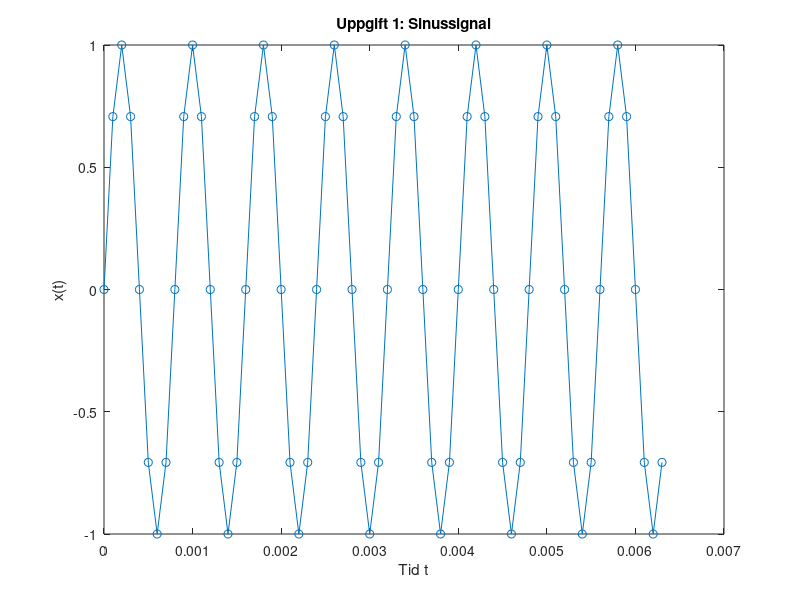
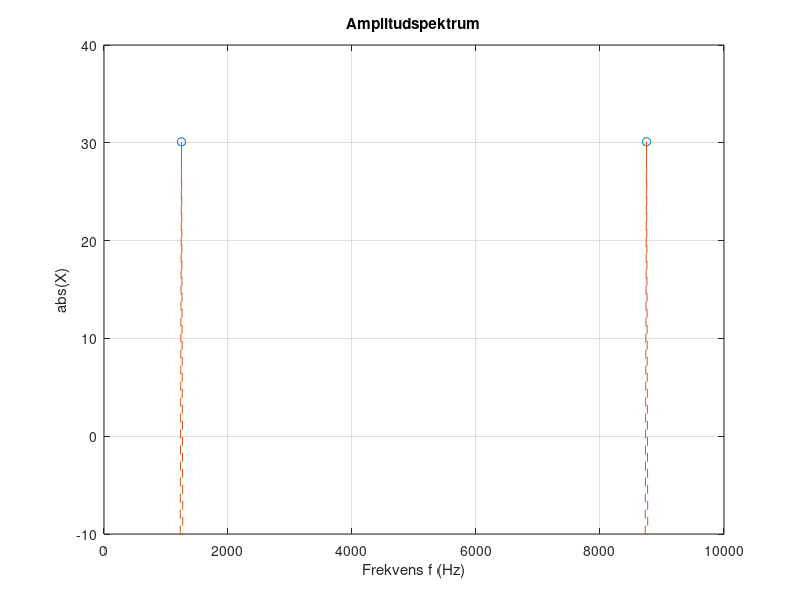
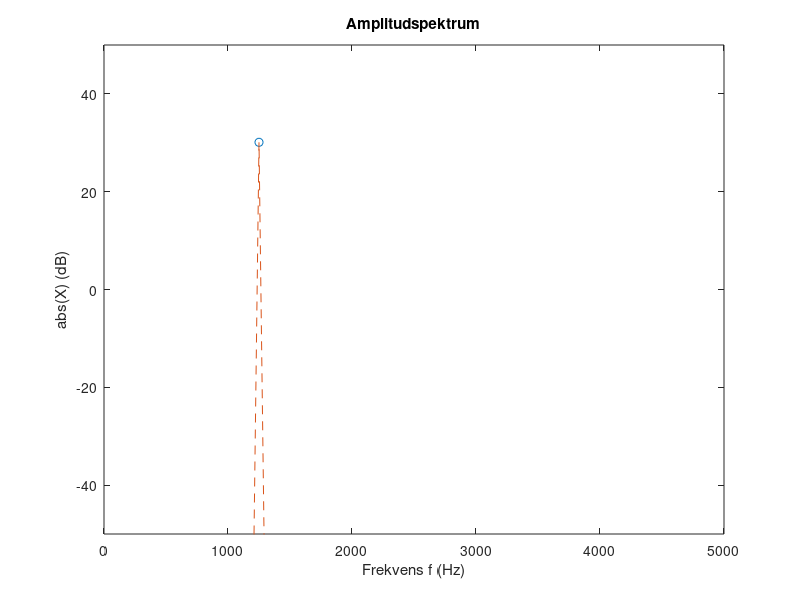
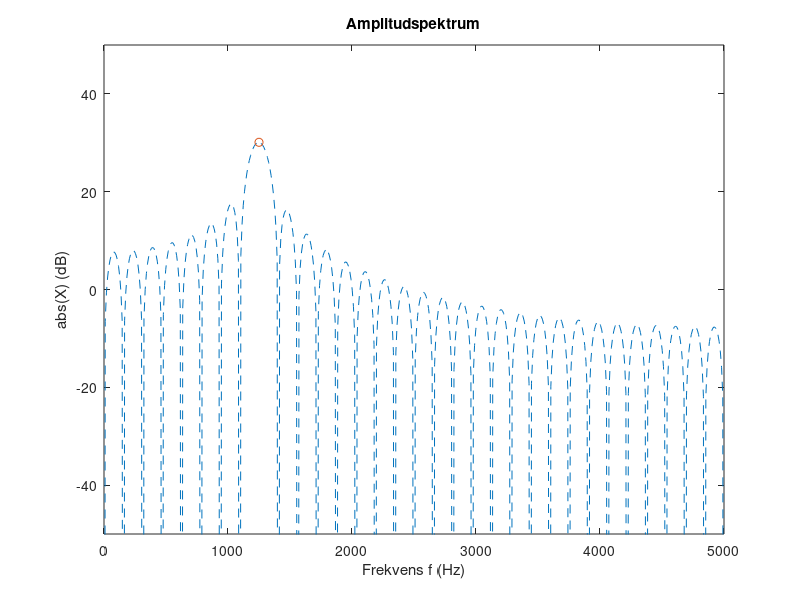

Write MATLAB code to recreate these figures, in order.
clear
%k = 2;
%for N=k:k:128
% Generate a sampled sinusoid with frequency f0
fs=10000; % sampling rate (Hz)
Ts=1/fs; % sampling interval
N=64; % number of samples
f0=10000*8/64; % frequency of sinusoid (Hz)
t=(0:N-1)'*Ts; % discrete time samples
x=sin(2*pi*f0*t); % sampling a sinusoid
% plot the sinusoid

figure(1)
plot(t,x,'o-')
xlabel('Tid t')
ylabel('x(t)')
title('Uppgift 1: Sinussignal')

% DFT with and without spectral leakage (f0=1200 and f0=1250)
X=fft(x);
% plot the whole DFT spectrum

figure(2)
plot((0:N-1)*fs/N,20*log10(abs(X)),'o')
hold on
plot((0:N-1)*fs/N,20*log10(abs(X)),'--')
hold off
grid on
%xticks(0:(fs/N):10000)
axis([0 fs -10 40])
xlabel('Frekvens f (Hz)')
ylabel('abs(X)')
title('Amplitudspektrum')
% plot the half DFT spectrum
figure(3)
plot((0:N/2)*fs/N,20*log10(abs(X(1:N/2+1))),'o')
hold on
plot((0:N/2)*fs/N,20*log10(abs(X(1:N/2+1))),'--')
hold off
axis([0 fs/2 -50 50])
xlabel('Frekvens f (Hz)')
ylabel('abs(X) (dB)')
title('Amplitudspektrum')

% DFT with zero padding
N1=1024;
X1=fft(x,N1);
% plot the half DFT spectrum

figure(4)
plot((0:N1/2)*fs/N1,20*log10(abs(X1(1:N1/2+1))),'--')
hold on
plot((0:N/2)*fs/N,20*log10(abs(X(1:N/2+1))),'o')
axis([0 fs/2 -50 50])
hold off
xlabel('Frekvens f (Hz)')
ylabel('abs(X) (dB)')
title('Amplitudspektrum')

% return

% DFT with window functions
w_1=boxcar(N); % Rectangular window
w_2=hanning(N); % Hanning window
w_3=hamming(N); % Hamming window
w_4=blackman(N); % Blackman window
w_5=kaiser(N,5); % Kaiser window
Xw=fft(x.*w_1,N1);
%Xw=fft(w_1,N1); % DFT of window function alone
% plot the half DFT spectrum
figure(5)
plot((0:N1/2)*fs/N1,20*log10(abs(Xw(1:N1/2+1))),'-')
axis([0 fs/2 -200 50])
xlabel('Frekvens f (Hz)')
ylabel('abs(X) (dB)')
title('Amplitudspektrum')

%pause(0.2);
%end
